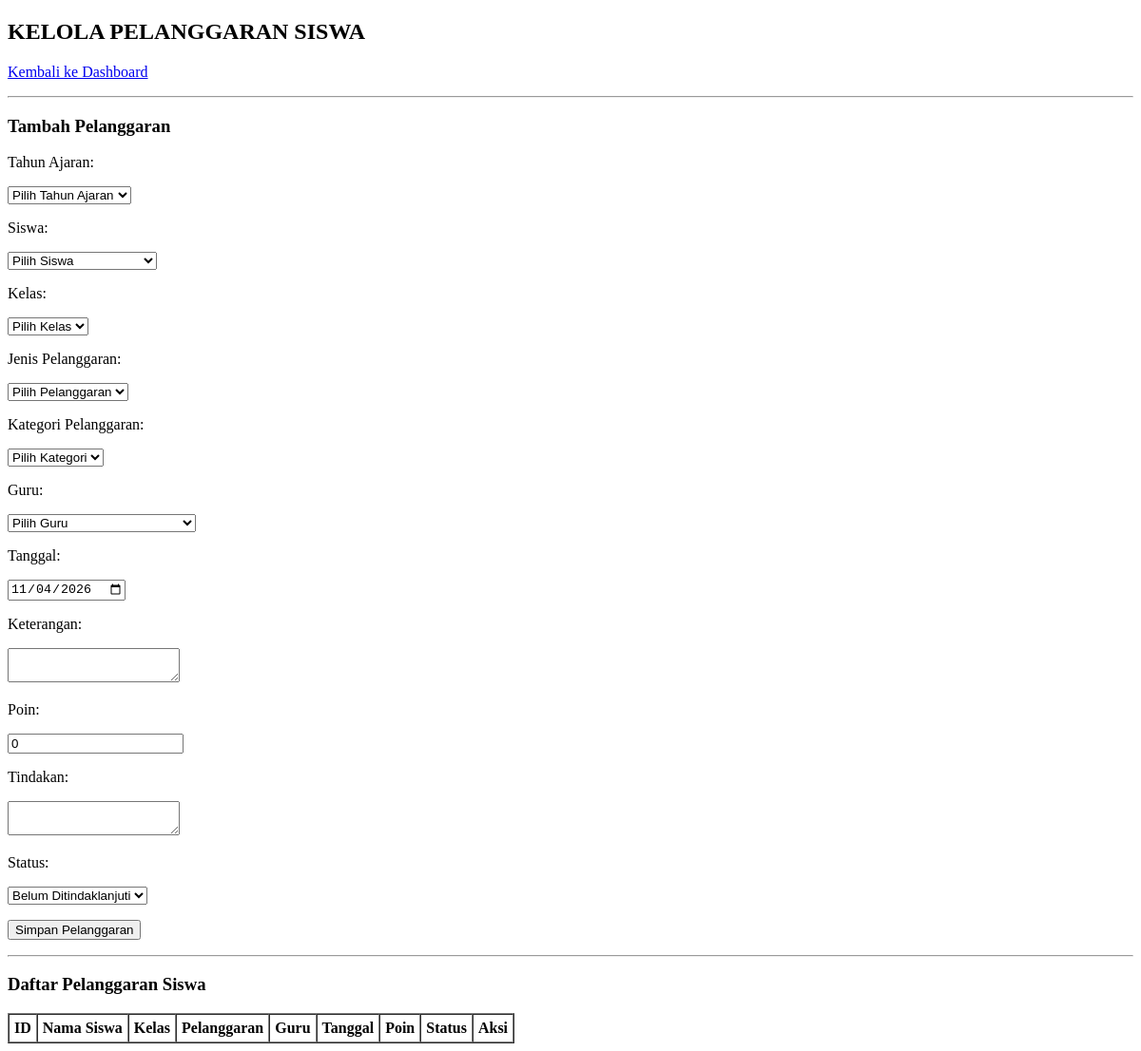
The page /kelola_pelanggaran_siswa.php (signed in) on the database as committed earlier.
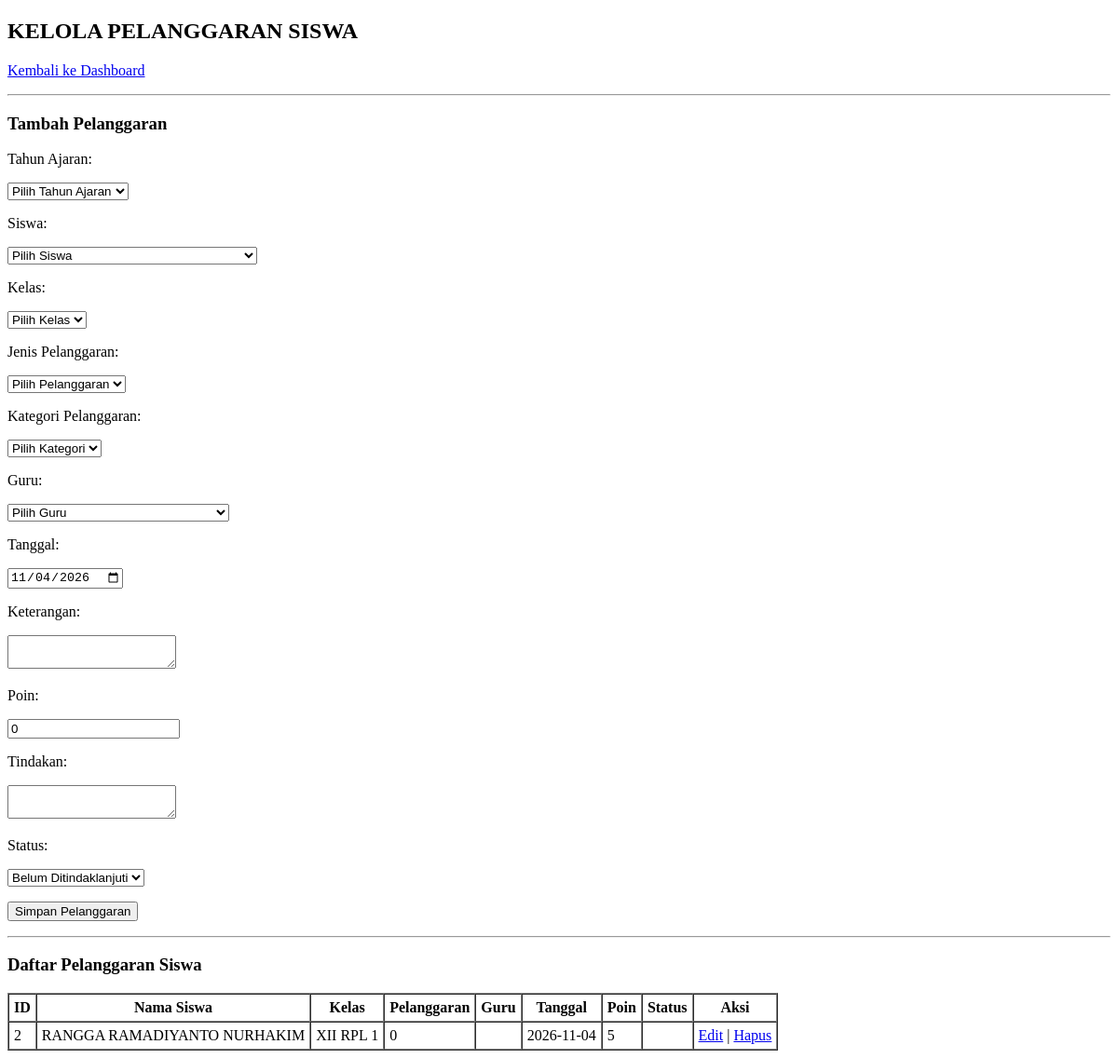
The same page on the database as committed later.
### tables this page shows
CREATE TABLE `t_pelanggaran_siswa` (
  `id` int(11) NOT NULL AUTO_INCREMENT,
  `tahun_ajaran_id` int(11) DEFAULT NULL,
  `siswa_id` int(11) DEFAULT NULL,
  `nama_siswa` varchar(150) NOT NULL,
  `kelas_id` int(11) DEFAULT NULL,
  `nama_kelas` varchar(100) NOT NULL,
  `pelanggaran_id` int(11) DEFAULT NULL,
  `nama_pelanggaran` int(11) NOT NULL,
  `pelanggaran_kategori_id` int(11) DEFAULT NULL,
  `guru_id` int(11) DEFAULT NULL,
  `nama_guru` varchar(150) NOT NULL,
  `tanggal` date DEFAULT NULL,
  `keterangan` text NOT NULL,
  `poin` int(11) NOT NULL,
  `tindakan` text NOT NULL,
  `status` varchar(30) NOT NULL,
  `created_at` timestamp NOT NULL DEFAULT current_timestamp(),
  `updated_at` timestamp NOT NULL DEFAULT current_timestamp(),
  PRIMARY KEY (`id`),
  KEY `guru_id` (`guru_id`),
  KEY `tahun_ajaran_id` (`tahun_ajaran_id`),
  KEY `siswa_id` (`siswa_id`),
  KEY `kelas_id` (`kelas_id`),
  KEY `pelanggaran_id` (`pelanggaran_id`),
  KEY `pelanggaran_kategori_id` (`pelanggaran_kategori_id`),
  CONSTRAINT `t_pelanggaran_siswa_ibfk_1` FOREIGN KEY (`guru_id`) REFERENCES `t_guru` (`id`) ON DELETE CASCADE,
  CONSTRAINT `t_pelanggaran_siswa_ibfk_3` FOREIGN KEY (`kelas_id`) REFERENCES `t_kelas` (`id`) ON DELETE CASCADE,
  CONSTRAINT `t_pelanggaran_siswa_ibfk_5` FOREIGN KEY (`pelanggaran_id`) REFERENCES `t_pelanggaran` (`id`) ON DELETE CASCADE,
  CONSTRAINT `t_pelanggaran_siswa_ibfk_6` FOREIGN KEY (`siswa_id`) REFERENCES `t_siswa` (`id`) ON DELETE CASCADE,
  CONSTRAINT `t_pelanggaran_siswa_ibfk_7` FOREIGN KEY (`tahun_ajaran_id`) REFERENCES `t_tahun_ajaran` (`id`) ON DELETE CASCADE
);

### kelola_pelanggaran_siswa.php (the view, shortened to what this page needs)
<?php
require_once "config.php";
function h($v) {
    return htmlspecialchars((string)$v, ENT_QUOTES, "UTF-8");
}
$data_edit = null;
$data = $pdo->query(
    "SELECT * FROM t_pelanggaran_siswa ORDER BY id DESC"
)->fetchAll(PDO::FETCH_ASSOC);
?>
<!DOCTYPE html>
<html lang="id">
<head>
</head>
<body>
<h2>KELOLA PELANGGARAN SISWA</h2>
<p><a href="dashboard.php">Kembali ke Dashboard</a></p>
<hr>
<h3><?php echo $data_edit ? "Edit Pelanggaran" : "Tambah Pelanggaran"; ?></h3>
<form method="post">
    <?php if ($data_edit): ?>
        <input type="hidden" name="id"
            value="<?php echo h($data_edit["id"]); ?>">
    <?php else: ?>
        <p>Tahun Ajaran:</p>
        <select name="tahun_ajaran_id" required>
            <option value="">Pilih Tahun Ajaran</option>
        </select>
        <p>Siswa:</p>
        <select name="siswa_id" required>
            <option value="">Pilih Siswa</option>
        </select>
        <p>Kelas:</p>
        <select name="kelas_id" required>
            <option value="">Pilih Kelas</option>
        </select>
        <p>Jenis Pelanggaran:</p>
        <select name="pelanggaran_id" required>
            <option value="">Pilih Pelanggaran</option>
        </select>
        <p>Kategori Pelanggaran:</p>
        <select name="pelanggaran_kategori_id" required>
            <option value="">Pilih Kategori</option>
        </select>
        <p>Guru:</p>
        <select name="guru_id" required>
            <option value="">Pilih Guru</option>
        </select>
    <?php endif; ?>
    <p>Tanggal:</p>
    <input type="date" name="tanggal" required
        value="<?php echo h($data_edit["tanggal"] ?? date("Y-m-d")); ?>">
    <p>Keterangan:</p>
    <textarea name="keterangan" required><?php
    ?></textarea>
    <p>Poin:</p>
    <input type="number" name="poin" min="0" required
        value="<?php echo h($data_edit["poin"] ?? "0"); ?>">
    <p>Tindakan:</p>
    <textarea name="tindakan" required><?php
    ?></textarea>
    <p>Status:</p>
    <select name="status" required>
        <?php
        $status_sekarang = $data_edit["status"] ?? "Belum Ditindaklanjuti";
        foreach (["Belum Ditindaklanjuti", "Diproses", "Selesai"] as $st):
        ?>
            <option value="<?php echo h($st); ?>"
                <?php echo $status_sekarang === $st ? "selected" : ""; ?>>
                <?php echo h($st); ?>
            </option>
        <?php endforeach; ?>
    </select>
    <p>
        <?php if ($data_edit): ?>
            <button type="submit" name="edit">Simpan Perubahan</button>
            <a href="kelola_pelanggaran_siswa.php">Batal</a>
        <?php else: ?>
            <button type="submit" name="tambah">Simpan Pelanggaran</button>
        <?php endif; ?>
    </p>
</form>
<hr>
<h3>Daftar Pelanggaran Siswa</h3>
<table border="1" cellpadding="5" cellspacing="0">
    <tr>
        <th>ID</th>
        <th>Nama Siswa</th>
        <th>Kelas</th>
        <th>Pelanggaran</th>
        <th>Guru</th>
        <th>Tanggal</th>
        <th>Poin</th>
        <th>Status</th>
        <th>Aksi</th>
    </tr>
    <?php foreach ($data as $d): ?>
        <tr>
            <td><?php echo h($d["id"]); ?></td>
            <td><?php echo h($d["nama_siswa"]); ?></td>
            <td><?php echo h($d["nama_kelas"]); ?></td>
            <td><?php echo h($d["nama_pelanggaran"]); ?></td>
            <td><?php echo h($d["nama_guru"]); ?></td>
            <td><?php echo h($d["tanggal"]); ?></td>
            <td><?php echo h($d["poin"]); ?></td>
            <td><?php echo h($d["status"]); ?></td>
            <td>
                <a href="?edit=<?php echo h($d["id"]); ?>">Edit</a> |
                <a href="?hapus=<?php echo h($d["id"]); ?>"
                   onclick="return confirm('Yakin ingin menghapus data ini?')">
                    Hapus
                </a>
            </td>
        </tr>
    <?php endforeach; ?>
</table>
</body>
</html>

Rows that differ between the two databases and show on the page:
added t_pelanggaran_siswa: id "2", nama_siswa "RANGGA RAMADIYANTO NURHAKIM", nama_kelas "XII RPL 1", nama_pelanggaran "0", tanggal "2026-11-04", poin "5"
